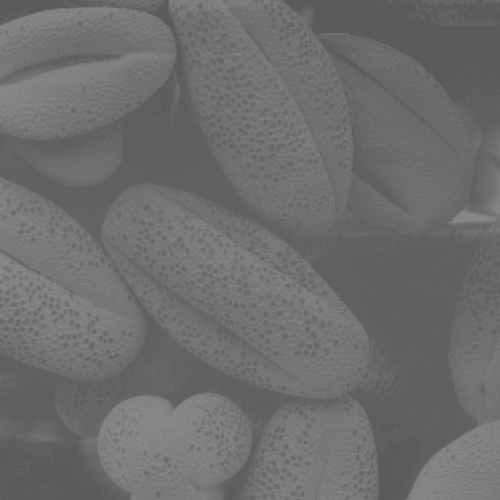
#> input picture CSE2721/Assignment/Figure1.tif, 500 x 500 px
$ jupyter execute Histogram.ipynb   (shell and % lines are left out)
#> lines starting #> are read from the running program, lines starting #| are printed output that depends on the picture
[cell 1]
import cv2
import numpy as np
from matplotlib import pyplot as plt

[cell 2]
image_path = './Figure1.tif'
image = cv2.imread(image_path, cv2.IMREAD_GRAYSCALE)
#> image is the input picture: shape (500, 500); min 91, max 138, mean 109.1

plt.imshow(image, cmap=plt.cm.gray)
plt.show()

[cell 3]
"""
Function will compute a histogram
from a numpy array by counting
each integer. Bins of the histogram
is representative of single integer.
"""
max_val = 255
def create_histogram(data):
    data = data.flatten() # convert to 1-d array
    counts = np.bincount(data, minlength=max_val + 1)
#> counts = 256 values, max 19078 at index 96, min 0 at index 0, mean 976.6
    return counts

[cell 4]
counts = create_histogram(image)
plt.figure(figsize=(12, 3))
plt.bar(np.arange(max_val + 1), counts, color='k')
plt.title('Histogram of Individual Gray Levels')
plt.show()
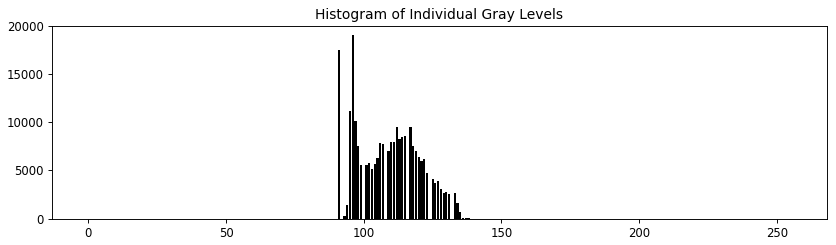
#> figure drawn by matplotlib, 1 panel; tallest bar 19078 high, from x = 95.6 to 96.4

[cell 5]
plt.hist(image.flatten(), bins=100, color='y')
plt.title("Histogram (image gray levels grouped into 100)")
plt.show()
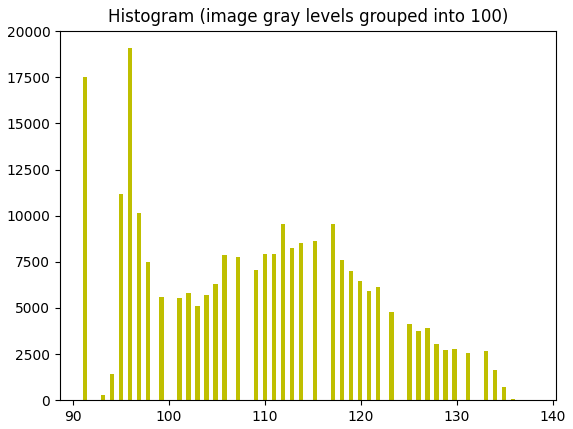
#> figure drawn by matplotlib, 1 panel; tallest bar 19078 high, from x = 95.7 to 96.17

[cell 6]
image_path = './c.jpeg'
image = cv2.imread(image_path, cv2.IMREAD_COLOR)
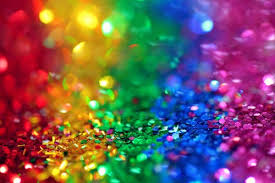
#> input picture CSE2721/Assignment/c.jpeg, 275 x 183 px
#> image is the input picture: shape (183, 275, 3); mean B, G, R 91.9, 89.5, 117.1
image_rgb = cv2.cvtColor(image, cv2.COLOR_BGR2RGB)

plt.imshow(image_rgb)
plt.show()

[cell 7]
r_counts = create_histogram(image_rgb[:, :, 0])
#> r_counts = 256 values, max 2606 at index 0, min 75 at index 76, mean 196.6
g_counts = create_histogram(image_rgb[:, :, 1])
#> g_counts = 256 values, max 1624 at index 0, min 26 at index 240, mean 196.6
b_counts = create_histogram(image_rgb[:, :, 2])
#> b_counts = 256 values, max 623 at index 27, min 49 at index 221, mean 196.6

[cell 8]
plt.figure(figsize=(15, 5))
plt.bar(np.arange(max_val + 1), r_counts, color='r')
plt.bar(np.arange(max_val + 1), g_counts, color='g')
plt.bar(np.arange(max_val + 1), b_counts, color='b')

plt.title('Color (Cumulative) Histogram')
plt.show()
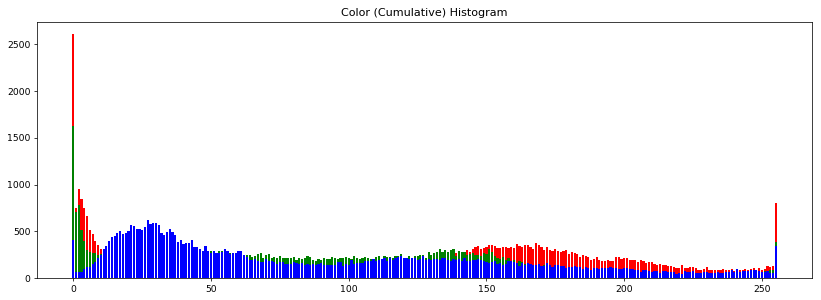
#> figure drawn by matplotlib, 1 panel; tallest bar 2606 high, from x = -0.4 to 0.4; tallest bar 1624 high, from x = -0.4 to 0.4; tallest bar 623 high, from x = 26.6 to 27.4

[cell 9]
sample_image = np.array([
    [2, 1, 0, 1],
    [3, 4, 4, 5],
    [3, 4, 4, 5],
    [1, 3, 0, 1]
], dtype=np.uint8)
max_val = np.max(sample_image)

# L1 normalisation
sample_image_norm = sample_image.astype(np.float32) / max_val

plt.imshow(sample_image_norm, cmap=plt.cm.gray)
plt.show()
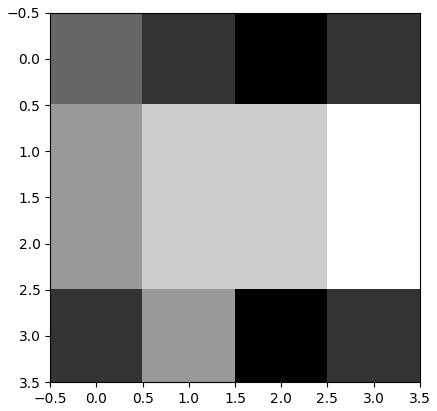
#> figure drawn by matplotlib, 1 panel

[cell 10]
counts = create_histogram(sample_image)
plt.figure(figsize=(5, 2))
plt.bar(np.arange(max_val + 1), counts, color='k')
plt.title('Histogram of Individual Gray Levels')
plt.show()
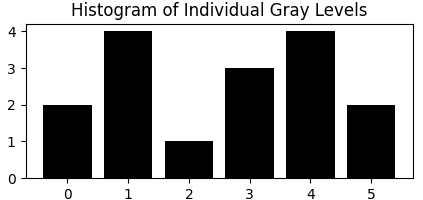
#> figure drawn by matplotlib, 1 panel
